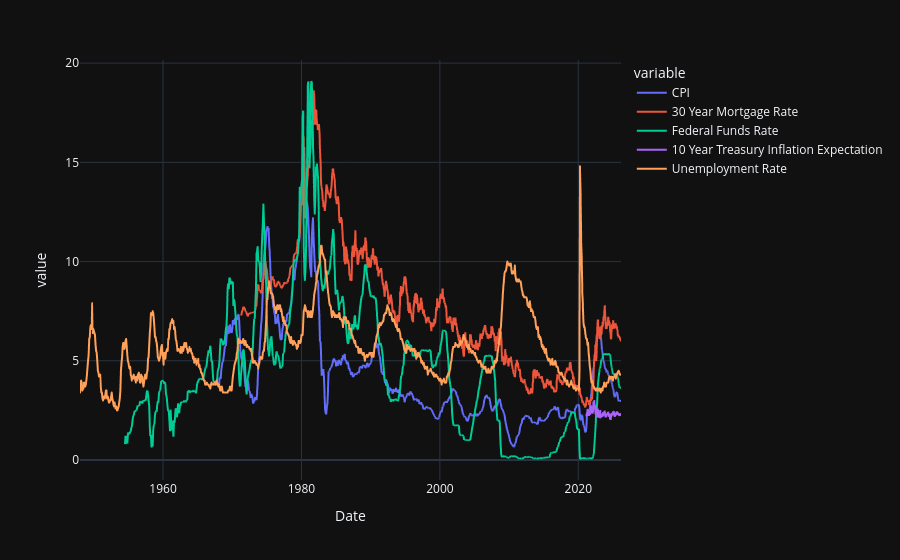

Notebook source saved alongside this figure:
### Markdown cell above
#### Plot

### Code cell
df.plot()

### Figure 1 — Plotly figure (JSON) as saved in the notebook; plotly's stock layout.template omitted (floating-point values rounded to 4 significant figures; data arrays with more than 128 entries replaced by an {"elided": "..."} marker saying what was removed)
{"data": [{"hovertemplate": "variable=CPI<br>Date=%{x}<br>value=%{y}<extra></extra>", "legendgroup": "CPI", "line": {"color": "#636efa", "dash": "solid"}, "marker": {"symbol": "circle"}, "mode": "lines", "name": "CPI", "showlegend": true, "type": "scattergl", "x": {"elided": "4727 str values"}, "xaxis": "x", "y": {"elided": "4727 float values"}, "yaxis": "y"}, {"hovertemplate": "variable=30 Year Mortgage Rate<br>Date=%{x}<br>value=%{y}<extra></extra>", "legendgroup": "30 Year Mortgage Rate", "line": {"color": "#EF553B", "dash": "solid"}, "marker": {"symbol": "circle"}, "mode": "lines", "name": "30 Year Mortgage Rate", "showlegend": true, "type": "scattergl", "x": {"elided": "4727 str values"}, "xaxis": "x", "y": {"elided": "4727 float values"}, "yaxis": "y"}, {"hovertemplate": "variable=Federal Funds Rate<br>Date=%{x}<br>value=%{y}<extra></extra>", "legendgroup": "Federal Funds Rate", "line": {"color": "#00cc96", "dash": "solid"}, "marker": {"symbol": "circle"}, "mode": "lines", "name": "Federal Funds Rate", "showlegend": true, "type": "scattergl", "x": {"elided": "4727 str values"}, "xaxis": "x", "y": {"elided": "4727 float values"}, "yaxis": "y"}, {"hovertemplate": "variable=10 Year Treasury Inflation Expectation<br>Date=%{x}<br>value=%{y}<extra></extra>", "legendgroup": "10 Year Treasury Inflation Expectation", "line": {"color": "#ab63fa", "dash": "solid"}, "marker": {"symbol": "circle"}, "mode": "lines", "name": "10 Year Treasury Inflation Expectation", "showlegend": true, "type": "scattergl", "x": {"elided": "4727 str values"}, "xaxis": "x", "y": {"elided": "4727 float values"}, "yaxis": "y"}, {"hovertemplate": "variable=Unemployment Rate<br>Date=%{x}<br>value=%{y}<extra></extra>", "legendgroup": "Unemployment Rate", "line": {"color": "#FFA15A", "dash": "solid"}, "marker": {"symbol": "circle"}, "mode": "lines", "name": "Unemployment Rate", "showlegend": true, "type": "scattergl", "x": {"elided": "4727 str values"}, "xaxis": "x", "y": {"elided": "4727 float values"}, "yaxis": "y"}], "layout": {"legend": {"title": {"text": "variable"}, "tracegroupgap": 0}, "margin": {"t": 60}, "xaxis": {"anchor": "y", "domain": [0, 1], "title": {"text": "Date"}}, "yaxis": {"anchor": "x", "domain": [0, 1], "title": {"text": "value"}}}}
